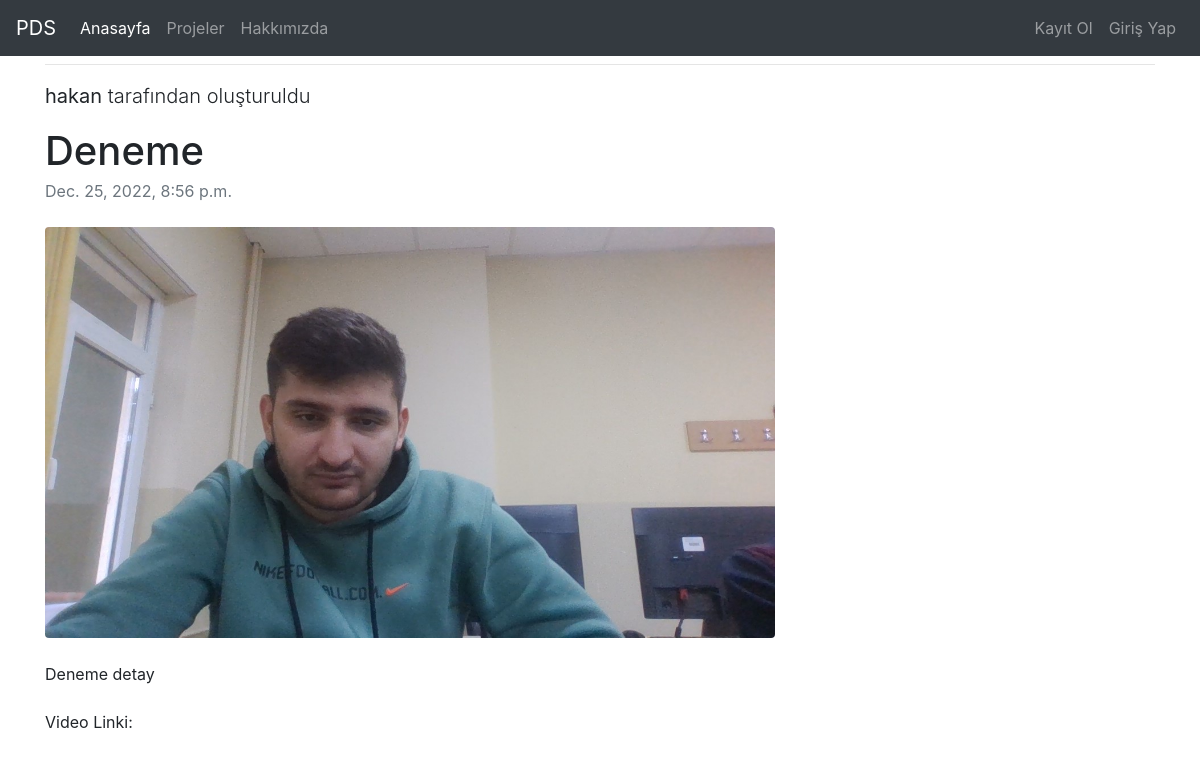
Screenshot of /projects/project/5 with the database file from the repository.
### project/models.py (models this page shows, shortened)
class Projeler(models.Model):
    STATUS = (
        ('True', 'Evet'),
        ('False', 'Hayır'),
    )
    author = models.ForeignKey("auth.User", on_delete=models.CASCADE)
    title = models.CharField(max_length=50)
    keywords = models.CharField(blank=True, max_length=50)
    description = models.CharField(max_length=300, blank=True)
    image = models.ImageField(blank=True, upload_to='images/')
    detail = models.TextField()
    videolink = models.CharField(max_length=50, blank=True)
    status = models.CharField(choices=STATUS, max_length=10)
    created_at = models.DateTimeField(auto_now_add=True)
    updated_at = models.DateTimeField(auto_now=True)

### project/views.py (the view)
# urls.py: path('project/<int:id>', views.detailProject, name="detail"),
def detailProject(request,id):
    projects = Projeler.objects.filter(id = id).first()
    return render(request, "detail.html", {"projects":projects})

### templates/detail.html
{% extends "layout.html" %}
{% block body %}
<hr>
<div class="row">
    <div class="col-lg-8">
        <p class="lead">
            <strong>{{projects.author.username}}</strong> tarafından oluşturuldu
        </p>
        <article>
            <header class="mb-4">
                <h1 class="fw-bolder mb-1">{{projects.title}}</h1>
                <div class="text-muted fst-italic mb-2">{{projects.created_at}}</div>
            </header>
            {% if projects.image %}
                <figure class="mb-4"><img class="img-fluid rounded" src="{{projects.image.url}}" alt="..." /></figure>
            {% endif %}
            <section class="mb-5">
                {{projects.detail}}
                <br>
                <br>
                Video Linki: {{projects.videolink}}
            </section>
        </article>
    </div>
</div>
</div>
{% endblock body %}

### rows the page displays
Projeler: author.username "hakan", title "Deneme", created_at "Dec. 25, 2022, 8:56 p.m.", image (picture), detail "Deneme detay"
